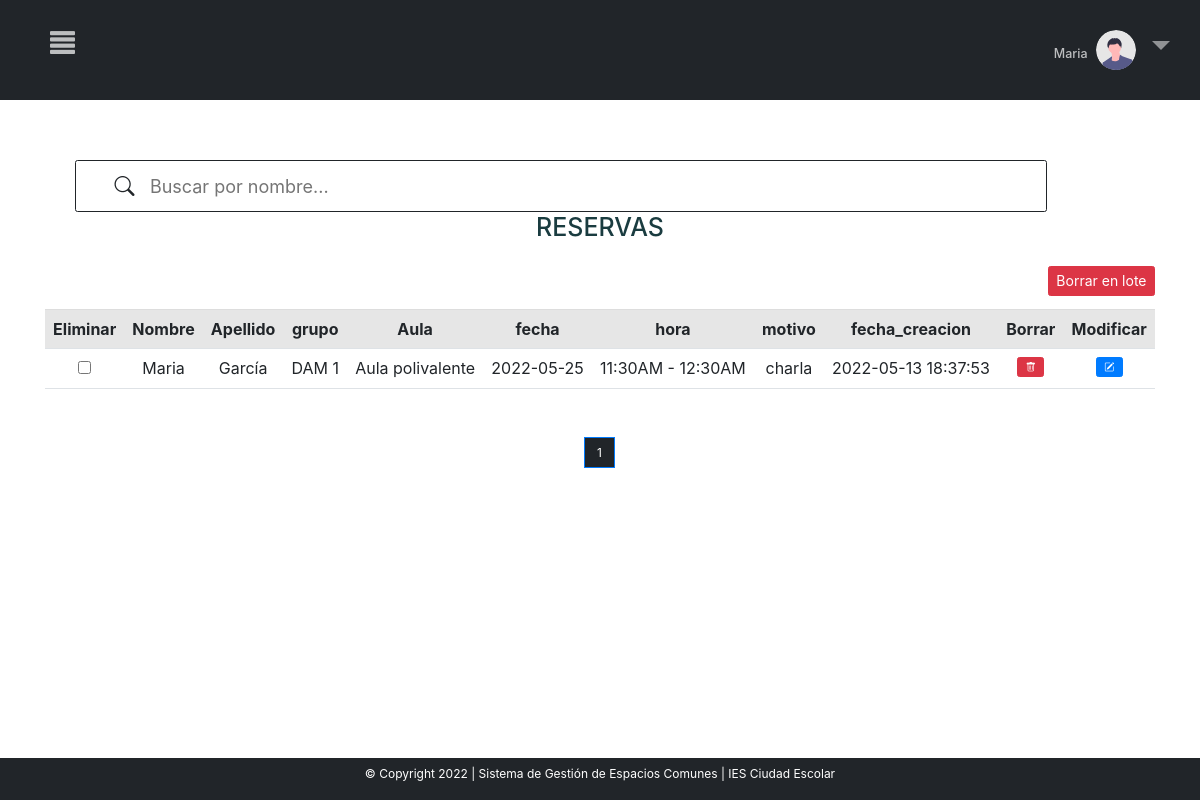
The page /MVC_proyectofinal/inicio.php?c=crudReservas&page=1 (signed in) on the database its author committed.
### tables this page shows
CREATE TABLE `reservas` (
  `id` int(11) NOT NULL,
  `idAula` varchar(220) NOT NULL,
  `idUsuario` int(11) UNSIGNED NOT NULL,
  `fecha` date NOT NULL,
  `grupo` varchar(255) NOT NULL,
  `motivo` varchar(255) NOT NULL,
  `hora` varchar(255) NOT NULL,
  `fecha_creacion` timestamp NOT NULL DEFAULT current_timestamp() ON UPDATE current_timestamp()
);

CREATE TABLE `usuarios` (
  `id` int(11) UNSIGNED NOT NULL,
  `nombre` varchar(150) NOT NULL,
  `correo` varchar(150) NOT NULL,
  `primerApellido` varchar(50) NOT NULL,
  `segundoApellido` varchar(50) NOT NULL,
  `usuario` varchar(50) NOT NULL,
  `puesto` varchar(250) NOT NULL,
  `contra` varchar(150) NOT NULL,
  `confirmacion` tinyint(1) NOT NULL,
  `rol` int(6) UNSIGNED NOT NULL
);

### MVC_proyectofinal/controller/controller.php (called while the page is built, shortened)
<?php
require_once ("models/crud.php");
class Control{
    function __construct()
    {
        $this->crud=new Crud();
    }
    function crudReservas(){
        include_once ("views/crudReservas.php");
    }
}
?>

### MVC_proyectofinal/models/conexion.php (called while the page is built)
<?php
class Conexion{
    public function conexion(){
        try{
            $conexion=new PDO("mysql:host=localhost;dbname=sgec","root","");
            $conexion->setAttribute(PDO::ATTR_ERRMODE,PDO::ERRMODE_EXCEPTION);
            return $conexion;
        }
        catch(PDOException $e){
            echo $e->getMessage();
            return null;
        }
    }
}
?>

### MVC_proyectofinal/models/crud.php (called while the page is built, shortened)
<?php
include("conexion.php");
    ?>
    <?php
class Crud extends Conexion{
    private $conexion;
    function __construct()
    {
        $this->conexion=parent::conexion();
    }
    function crudReservas($opc,$iteams_pagina=null,$offset=null){
        if($opc==1){
            $sql="SELECT count(*) FROM reservas";
            $consulta=$this->conexion->prepare($sql);
            $consulta->execute();
            $count=$consulta->fetch(PDO::FETCH_NUM);
            return $count;
        }
        elseif($opc==2){
            $sql="SELECT reservas.id,  usuarios.nombre as 'Nombre', usuarios.primerApellido as 'Apellido', reservas.grupo, reservas.idAula as' Aula', reservas.fecha, reservas.hora, reservas.motivo, reservas.fecha_creacion
            FROM reservas
            inner join usuarios
            on reservas.idUsuario=usuarios.id LIMIT ".$iteams_pagina." OFFSET ".$offset."";
            $consulta=$this->conexion->prepare($sql);
            $consulta->execute();
            $consult=$consulta->fetchAll(PDO::FETCH_ASSOC);
            $keys=array_keys($consult[0]);
            return array($consult,$keys);
        }
    }
}
?>

### MVC_proyectofinal/views/crudReservas.php (the view, shortened to what this page needs)
<html lang="en" style="    overflow-x: hidden;">
<head>
<link rel="stylesheet" href="https://cdn.jsdelivr.net/npm/bootstrap-icons@1.8.1/font/bootstrap-icons.css">
<link href="https://cdn.jsdelivr.net/npm/bootstrap@5.0.2/dist/css/bootstrap.min.css" rel="stylesheet">
</head>
<body style="font-size:12px !important">
<?php include "menu.php";
$count=$this->crud->crudReservas(1);
if($count[0]==0){
    echo '<div class="container" style="margin-top:60px;margin-right:80px">
    <div class="row">
    <div class="col-md-12 ">
    <h1 class="display-1" style="color:#1A3C40"> No se han realizado reservas aún</h1>
    </div>
    </div>
    </div>';}
else{
$iteams_pagina=6;
$total_pages=ceil($count[0]/$iteams_pagina);
$page=0;
if(isset($_GET["page"]) && !empty($_GET["page"])){
    $page=$_GET["page"];
}else{
    $page=1;
}
$offset=($page-1) * $iteams_pagina;
$result=$this->crud->crudReservas(2,$iteams_pagina,$offset);
    ?>
<div class="container" style="margin-top:5%">
<?php include "barraBusquedaReservas/barra.php"; ?>
<div class="row">
                <div class="col-md-12 " style="border:none">
<h1 style="color:#1A3C40; text-align:center; margin-bottom:5%; background-color:white" >RESERVAS</h1>
<?php
       echo '
       <div class="row">
                       <div class="col-md-12">';
 echo '<div class="table-responsive-sm">
       <table class="table table-striped bg-white table-hover" style="text-align: center; margin-top:1%">';
        echo "<tr ><th>Eliminar</th>";
        foreach($result[1] as $indice){
            if($indice=="id"){
            }else{
                echo "<th>".$indice."</th>";
            }
        }
        echo "<th>Borrar</th>";
        echo "<th>Modificar</th>";
        echo "</tr>";
        ?>
<form style='font-size:14px' action="?c=borrarReservas&pag=<?php echo $_GET["page"]?>" method="post">
<input type="submit" name="borrar" value="Borrar en lote" class="btn btn-danger" style="float:right;   margin-top: -43px; font-size:14px ">
        <?php
        foreach($result[0] as $indice=>$dato){
            echo "<td><input type='checkbox' name='eliminar[]' value=' ".$dato['id']."'</td>";
            foreach($dato as $x=>$y){
                        if($x=="id"){
                        }else{
                            echo "<td>".$y."</td>";
                        }
            }
            ?>
            <td>
            <a class="btn btn-danger"  href="?c=borrarReservas&id=<?php echo $dato["id"] ?>&pag=<?php echo $_GET["page"]?>"><i class="bi bi-trash"></i></a>
            </td>
            <td><button  title="Modificar" class="btn btn-primary" name="modificar" value="<?php echo $dato["id"] ?>"> <i class="bi bi-pencil-square"></i></button></td>
            <?php
            }
  ?>
           </table>
        </div>
        </div>
    </div>
 <?php
echo "<br>";
?>
<div style="margin-bottom: 100px;
    display: flex;
    justify-content: center">
    <nav aria-label="...">
		<ul class="pagination">
            <li class="page-item active" >
				<?php for($i=0;$i<=$total_pages;$i++):
                    if($i==$_GET["page"]){
                    ?>
                    <a class="page-link" style="color: white!important;
                    background-color: #212529!important;" href="inicio.php?c=crudReservas&page=<?php echo $_GET['page']?>"><?php echo $i ?></a>
                    </li>
				<?php }
                endfor ?>
		</ul>
    </nav>
</div>
<?php } ?>
</body>
</html>

### MVC_proyectofinal/libs/css/estilos.css (style rules this page uses)
th { text-align: center !important; }
li.page-item.active a.page-link { background-color: #1A3C40 !important; color:#708588 !important }
.active, .accordion:hover { background-color: #ccc; }

### MVC_proyectofinal/views/menu.php (style rules this page uses)
body { overflow-x: hidden; }
body { font-family: "Lato", sans-serif; }

### MVC_proyectofinal/views/barraBusquedaReservas/barra.php (style rules this page uses)
.active, .accordion:hover { background-color: white; }

### rows shown on the page
reservas: idUsuario.nombre "Maria", idUsuario.primerApellido "García", grupo "DAM 1", idAula "Aula polivalente", fecha "2022-05-25", hora "11:30AM - 12:30AM", motivo "charla", fecha_creacion "2022-05-13 18:37:53", $dato["id"] 313 (drawn)

### other values the page prints
$_SESSION['nombre'] "Maria"
$indice "Nombre"
$indice "Apellido"
$indice "grupo"
$indice "Aula"
$indice "fecha"
$indice "hora"
$indice "motivo"
$indice "fecha_creacion"
